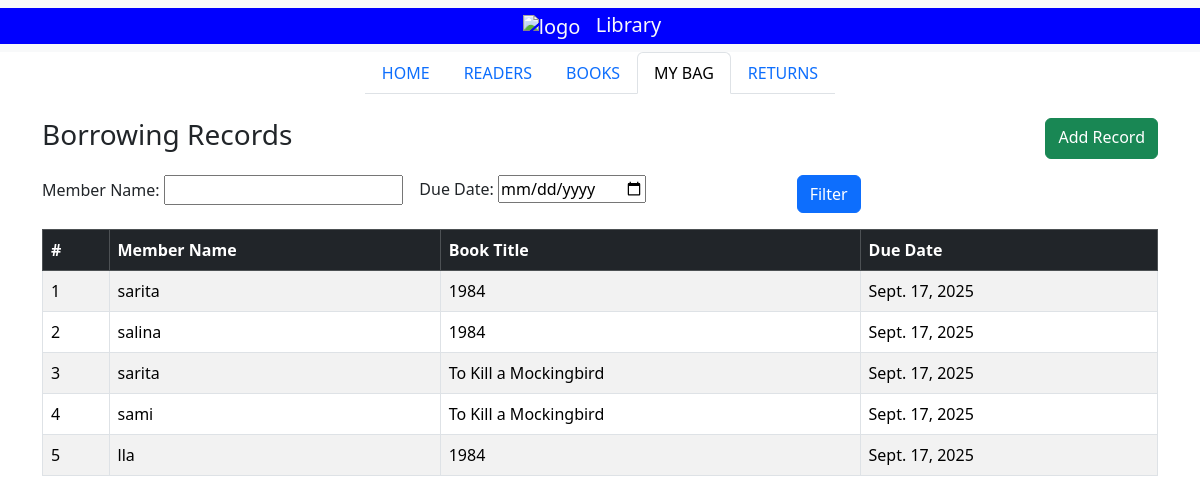
The app's page /records/ with its own data.
### lims_app/models.py (models this page shows, shortened)
class Borrowing(models.Model):
    member_name = models.CharField(max_length=100)
    book = models.ForeignKey('Book', on_delete=models.CASCADE)
    borrowed_on = models.DateField(auto_now_add=True)
    due_date = models.DateField()

class Book(models.Model):
    title = models.CharField(max_length=200)
    author = models.CharField(max_length=200)
    genre = models.CharField(max_length=100)
    available_quantity = models.PositiveIntegerField(default=1)

### lims_app/views.py (the view, shortened to what this page needs)
# urls.py: path('records/', views.records_tab, name='records_tab'),
def records_tab(request):
    form = BorrowingFilterForm(request.GET or None)
    records = Borrowing.objects.all()
    return render(request, 'records.html', {'current_tab': 'records', 'form': form, 'records': records})

### lims_app/form.py
class BorrowingFilterForm(forms.Form):
    member_name = forms.CharField(required=False, label="Member Name")
    due_date = forms.DateField(
        required=False,
        label="Due Date",
        widget=forms.DateInput(attrs={'type': 'date'})
    )

### lims_app/templates/records.html
{% extends "index.html" %}
{% load static %}
{% block main_content %}
<div class="container mt-4">
    <div class="d-flex justify-content-between mb-3">
        <h3>Borrowing Records</h3>
        <a href="{% url 'add_borrowing' %}" class="btn btn-success">Add Record</a>
    </div>
    <form method="get" class="row g-3 mb-3">
        <div class="col-md-4">
            {{ form.member_name.label_tag }}
            {{ form.member_name }}
        </div>
        <div class="col-md-4">
            {{ form.due_date.label_tag }}
            {{ form.due_date }}
        </div>
        <div class="col-md-4 align-self-end">
            <button type="submit" class="btn btn-primary">Filter</button>
        </div>
    </form>
    <table class="table table-striped table-bordered">
        <thead class="table-dark">
            <tr>
                <th>#</th>
                <th>Member Name</th>
                <th>Book Title</th>
                <th>Due Date</th>
            </tr>
        </thead>
        <tbody>
            {% for record in records %}
            <tr>
                <td>{{ forloop.counter }}</td>
                <td>{{ record.member_name }}</td>
                <td>{{ record.book.title }}</td>
                <td>{{ record.due_date }}</td>
            </tr>
            {% empty %}
            <tr>
                <td colspan="4" class="text-center">No records found.</td>
            </tr>
            {% endfor %}
        </tbody>
    </table>
</div>
{% endblock %}

### records on screen
Borrowing: member_name "sarita", book "1984", due_date "Sept. 17, 2025"
Borrowing: member_name "salina", book "1984", due_date "Sept. 17, 2025"
Borrowing: member_name "sarita", book "To Kill a Mockingbird", due_date "Sept. 17, 2025"
Borrowing: member_name "sami", book "To Kill a Mockingbird", due_date "Sept. 17, 2025"
Borrowing: member_name "lla", book "1984", due_date "Sept. 17, 2025"
